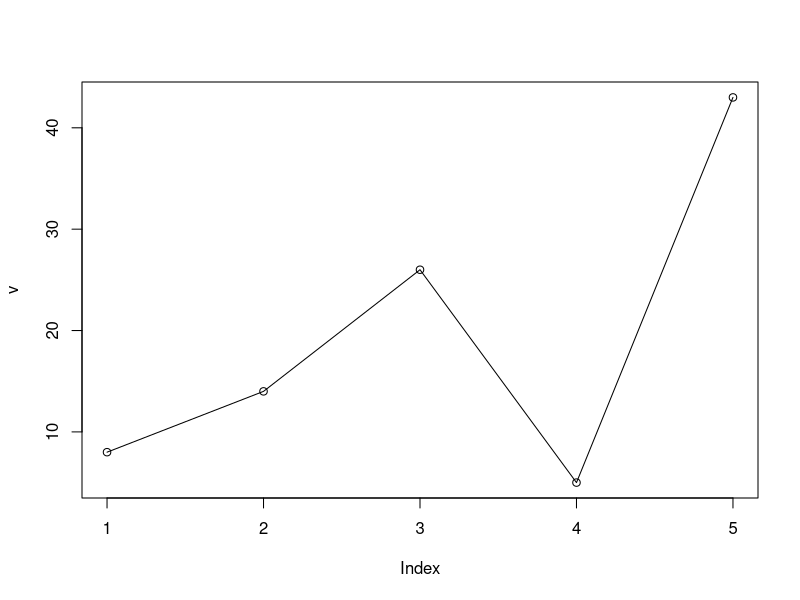
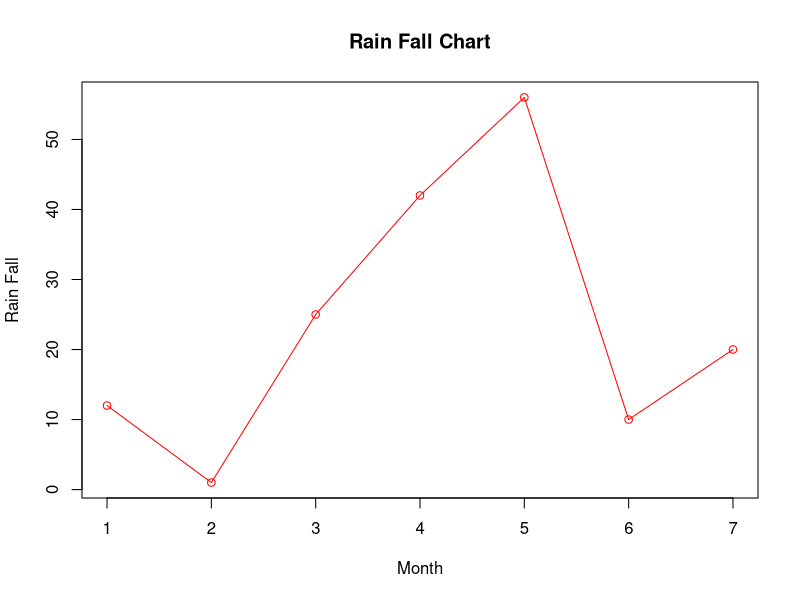
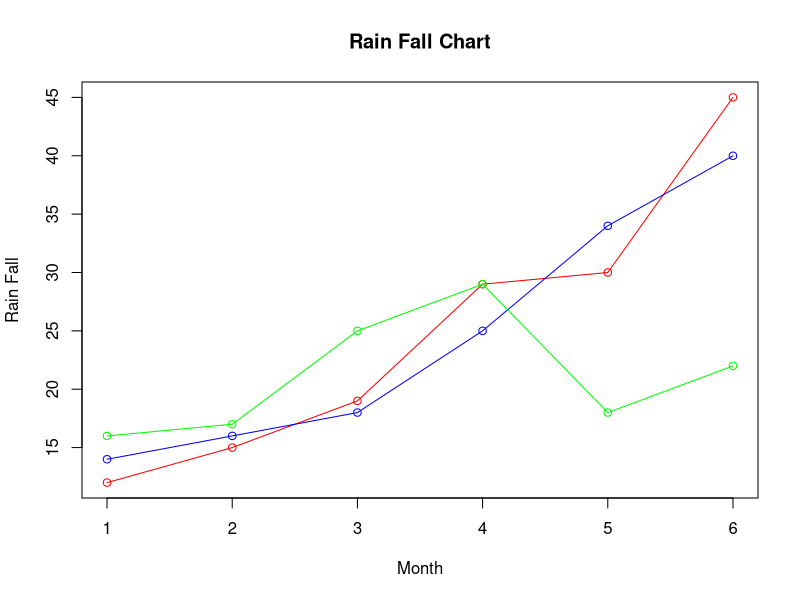

R code for these plots, in order:
#Simple Line Plot

v <- c(8,14,26,5,43)
plot(v, type = "o")


# Line Plot with title, color & labels 

v <- c(12,1,25,42,56,10,20)

plot(v, type = "o", xlab = "Month", ylab = "Rain Fall", col= "red", main = "Rain Fall Chart")



# Line Plot With Multiple Lines

v <- c(12,15,19,29,30,45)

t <- c(14,16,18,25,34,40)

f <- c(16,17,25,29,18,22)
 
plot(v , type = "o",xlab = "Month", ylab = "Rain Fall", col = "red", main = "Rain Fall Chart")

lines(t, type = "o", col = "blue")

lines(f, type = "o", col = "green")
     